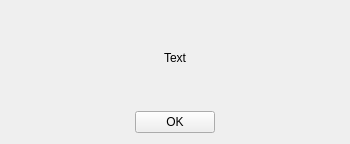
<?xml version="1.0" encoding="UTF-8"?>
<ui version="4.0">
 <class>Form</class>
 <widget class="QWidget" name="Form">
  <property name="geometry">
   <rect>
    <x>0</x>
    <y>0</y>
    <width>350</width>
    <height>144</height>
   </rect>
  </property>
  <property name="windowTitle">
   <string>Form</string>
  </property>
  <layout class="QGridLayout" name="gridLayout">
   <item row="1" column="0">
    <spacer name="horizontalSpacer">
     <property name="orientation">
      <enum>Qt::Horizontal</enum>
     </property>
     <property name="sizeHint" stdset="0">
      <size>
       <width>40</width>
       <height>20</height>
      </size>
     </property>
    </spacer>
   </item>
   <item row="1" column="1">
    <widget class="QPushButton" name="pushButton">
     <property name="text">
      <string>OK</string>
     </property>
    </widget>
   </item>
   <item row="1" column="2">
    <spacer name="horizontalSpacer_2">
     <property name="orientation">
      <enum>Qt::Horizontal</enum>
     </property>
     <property name="sizeHint" stdset="0">
      <size>
       <width>40</width>
       <height>20</height>
      </size>
     </property>
    </spacer>
   </item>
   <item row="0" column="0" colspan="3">
    <widget class="QLabel" name="label">
     <property name="text">
      <string>Text</string>
     </property>
     <property name="alignment">
      <set>Qt::AlignCenter</set>
     </property>
    </widget>
   </item>
  </layout>
 </widget>
 <resources/>
 <connections/>
</ui>
